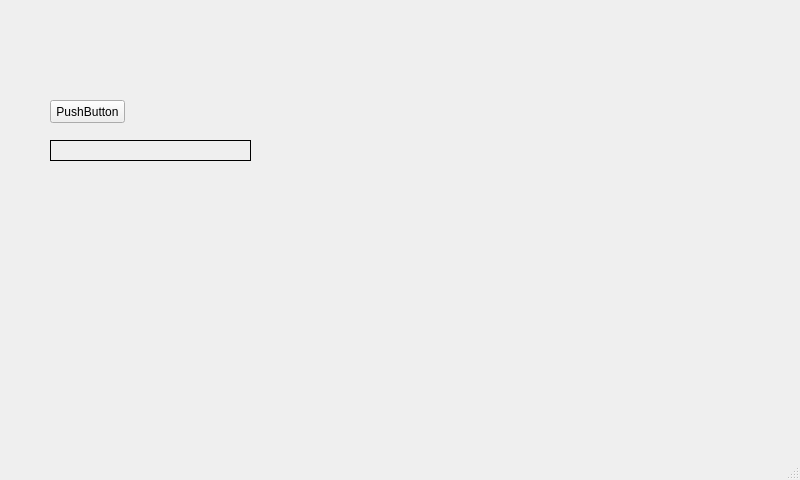
<?xml version="1.0" encoding="UTF-8"?>
<ui version="4.0">
 <class>MainWindow</class>
 <widget class="QMainWindow" name="MainWindow">
  <property name="geometry">
   <rect>
    <x>0</x>
    <y>0</y>
    <width>800</width>
    <height>480</height>
   </rect>
  </property>
  <property name="windowTitle">
   <string>MainWindow</string>
  </property>
  <widget class="QWidget" name="centralwidget">
   <widget class="QPushButton" name="PB_1">
    <property name="geometry">
     <rect>
      <x>50</x>
      <y>100</y>
      <width>75</width>
      <height>23</height>
     </rect>
    </property>
    <property name="text">
     <string>PushButton</string>
    </property>
   </widget>
   <widget class="QLabel" name="LBL_1">
    <property name="geometry">
     <rect>
      <x>50</x>
      <y>140</y>
      <width>201</width>
      <height>21</height>
     </rect>
    </property>
    <property name="frameShape">
     <enum>QFrame::Box</enum>
    </property>
    <property name="text">
     <string/>
    </property>
   </widget>
  </widget>
  <widget class="QMenuBar" name="menubar">
   <property name="geometry">
    <rect>
     <x>0</x>
     <y>0</y>
     <width>800</width>
     <height>22</height>
    </rect>
   </property>
  </widget>
  <widget class="QStatusBar" name="statusbar"/>
 </widget>
 <resources/>
 <connections/>
</ui>
